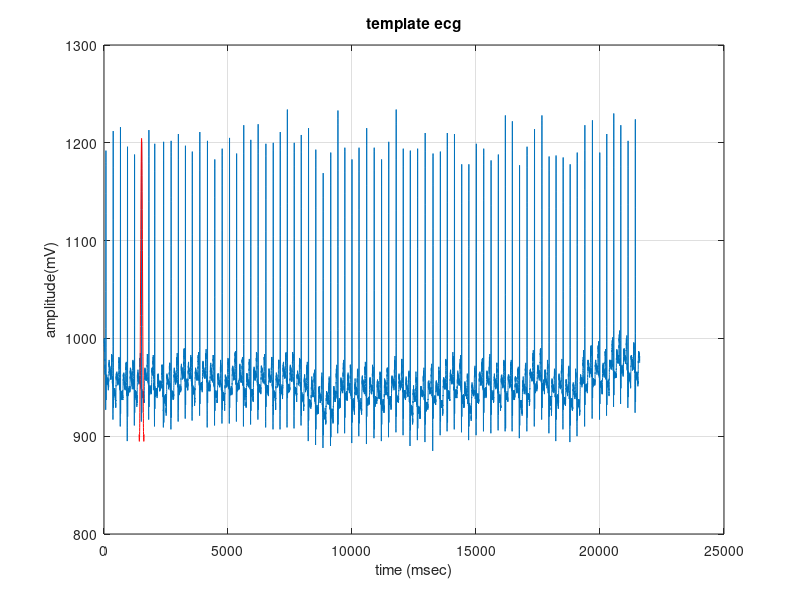

Here is the MATLAB script that generated this plot:
clc; clear all; close all;
load('100m.mat');
x=val(1,:);
ecg=x';
figure(1);
plot(ecg); grid on;
title('ecg wave'); xlabel('time (msec)'); ylabel('amplitude(mV)');
hold on;
% N=8; M=8;
% k=input('enter the total no.of samples ');
% % n=0:1:k; 
% figure
% n=1:1:2*k;
%     for i=0:1:7
%          x=ecg(n);         y=ecg(n+i+1);         z=ecg(n+i); 
%           y1=y-z;          x2=y1.*y1;          x3=abs(x2);
%           a(n)=x3*(N+i+1);
%     end
% %      disp(a); 
% plot(y1);  grid on; 
% title('derivated'); xlabel('time(msec)'); ylabel('amplitude(mV)');
% figure; plot(a);  grid on;
% title('derivated, squared & integrated'); 
% xlabel('time(msec)'); ylabel('amplitude(mV)');
% %      hold on;
%     figure
%  n=1:1:k;
% % j=1:7 %           plot(n,((a(n-j)/M)));
% s1=a(n); s2=a(n+1); s3=a(n+2); s4=a(n+3); s5=a(n+4); s6=a(n+5);
% s7=a(n+6); s8=a(n+7); s9=a(n+8); s10=a(n+9); s11=a(n+10); 
% s12=a(n+11); s13=a(n+12); s14=a(n+13); s15=a(n+14); s16=a(n+15);
% s=(s1+s2+s3+s4+s5+s6+s7+s8+s9+s10+s11+s12+s13+s14+s15+s16)/16;
% disp(s); plot(n,s); grid on; hold on;
% title('moving averager'); xlabel('time(msec)'); ylabel('amplitude(mV)');
%  

Fc=10;
Fb=8;
M=500;

t = linspace(-10,10);
    y1 = sqrt(Fb).*sinc(Fb*10*t/M);
    y2 = sqrt(-Fb).*sinc(Fb*10*t/M);
    y=((y1+y2)*60)/100;
    plot((10*t)+1515,(150*y)+950,'r-');grid on;
title('template ecg'); xlabel('time (msec)'); ylabel('amplitude(mV)');